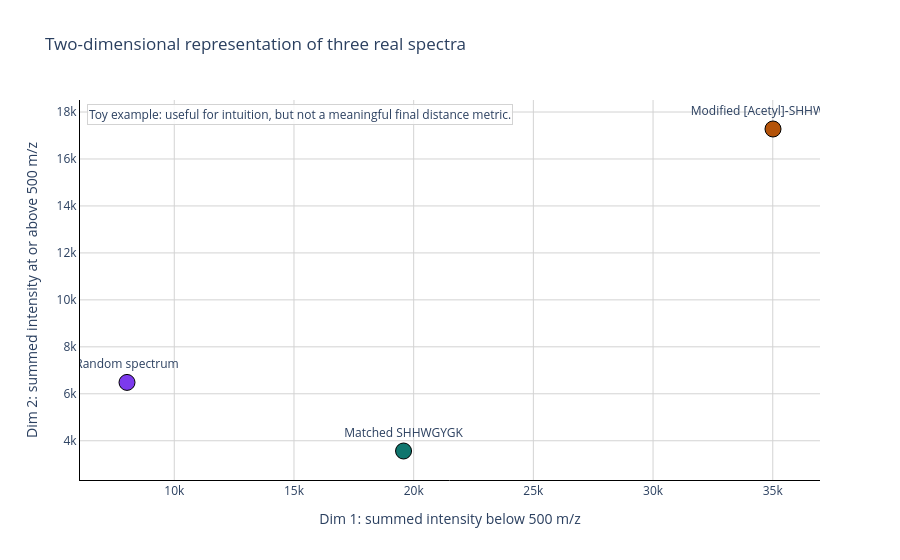

Notebook cell for this chart:
### Markdown cell above
### 2.2.2 Representing spectra in high-dimensional space and introducing similarity

The first step in building clusters is to determine which spectra are most similar to one another. In the case of mass spectra, it's not obvious how to do this! If a mass spectrum has a peak at 1000 m/z, and another spectrum has a peak at 1000.5 m/z, does this make them similar, or different? Should we focus more on the exact mass of the peaks, or the intensities?

We need some way of taking the complex data contained in a mass spectrum and reducing it down into a format that is easier to work with. Namely, lists of numbers, so that we can measure how similar any two spectra are.

We'll define the actual similarity metric (cosine similarity + nearest-neighbor search) shortly in Section 2.6; for now, the key idea is that clustering requires every spectrum to live in the same numeric space.

For this example, we'll try and represent mass spectra in only two dimensions. That will allow us to represent a spectrum as a point in two-dimensional space, and will enable us to build clusters. The graphic below shows what this might look like.

<table style="border: none; border-collapse: collapse;">
<tr style="border: none;">
<td style="border: none; text-align: center; vertical-align: top; padding: 10px;">
<img src="Images/Clustering-1.jpeg" height="1000"><br>
<em>Here, we represent every spectrum in 2 dimensions. For dimension one, we sum up every peak below 500 m/z. For dimension 2, we sum up every peak above 500 m/z. This gives us a 2 dimensional representation of each spectrum. We'll start with two known library spectra that represent peptides A and B.</em>
</td>
<td style="border: none; text-align: center; vertical-align: top; padding: 10px;">
<img src="Images/Clustering-2.jpeg" height="1000"><br>
<em>Here, we start adding more and more spectra. By transforming every new spectrum into the same two-dimensional space, it's easy to compare the incoming experimental spectra to the library spectra that represent A and B, and see which of the library spectra the experimental spectrum is more similar to.</em>
</td>
</tr>
</table>

Below, we will do exactly that with the matched spectrum, the modified spectrum, and one additional random spectrum from the same run. The point is that just because we *can* represent spectra in two dimensions, this doesn't mean that we *should*.  In the example below, we show that with this naive 2D representation the spectrum that was matched to the acetylated form of the peptide SHHWGYGK is as far away as a random spectrum. This encoding is only a toy example that makes the idea of a shared numeric space concrete.

### Code cell
DIMENSION_SPLIT = 500
RANDOM_SCAN_SEED = 7

# This function split our spectrum into two dimensions: the summed intensity of peaks below 500 m/z, and the summed intensity of peaks at or above 500 m/z
def two_dimensional_projection(spectrum, cutoff=DIMENSION_SPLIT):
    mz = np.asarray(spectrum.mz)
    intensity = np.asarray(spectrum.intensity)
    dim1 = float(intensity[mz < cutoff].sum())
    dim2 = float(intensity[mz >= cutoff].sum())
    return dim1, dim2

# This is an unrelated scan, for demonstration purposes
random_scan = 5000
random_spectrum = get_MS2_object(
    mzml_path=demo_mzml_path,
    scan=random_scan,
)

embedding_rows = []
for label, scan, spectrum, color in [
    ('Matched SHHWGYGK', matched_scan, matched_spectrum, '#0f766e'),
    ('Modified [Acetyl]-SHHWGYGK', modified_scan, modified_spectrum, '#b45309'),
    ('Random spectrum', random_scan, random_spectrum, '#7c3aed'),
]:
    dim1, dim2 = two_dimensional_projection(spectrum)
    embedding_rows.append({
        'label': label,
        'scan': scan,
        'dim1': dim1,
        'dim2': dim2,
        'color': color,
        'precursor_mz': spectrum.precursor_mz,
    })

embedding_df = pd.DataFrame(embedding_rows)
plotly_fig = go.Figure()
for row in embedding_df.itertuples(index=False):
    plotly_fig.add_trace(go.Scatter(
        x=[row.dim1],
        y=[row.dim2],
        mode='markers+text',
        text=[row.label],
        textposition='top center',
        marker=dict(size=16, color=row.color, line=dict(color='black', width=1)),
        customdata=[[row.scan, row.precursor_mz]],
        hovertemplate=(
            'Label: %{text}<br>'
            'Scan: %{customdata[0]}<br>'
            'Precursor m/z: %{customdata[1]:.4f}<br>'
            'Dim 1 (< 500 m/z): %{x:.2f}<br>'
            'Dim 2 (>= 500 m/z): %{y:.2f}<extra></extra>'
        ),
        showlegend=False,
    ))

plotly_fig.update_layout(
    title='Two-dimensional representation of three real spectra',
    xaxis_title='Dim 1: summed intensity below 500 m/z',
    yaxis_title='Dim 2: summed intensity at or above 500 m/z',
    plot_bgcolor='white',
    annotations=[
        dict(
            xref='paper',
            yref='paper',
            x=0.01,
            y=0.99,
            text='Toy example: useful for intuition, but not a meaningful final distance metric.',
            showarrow=False,
            bgcolor='rgba(255,255,255,0.85)',
            bordercolor='lightgray',
        )
    ],
)
plotly_fig.update_xaxes(showline=True, linecolor='black', gridcolor='lightgray')
plotly_fig.update_yaxes(showline=True, linecolor='black', gridcolor='lightgray')
display(plotly_fig)

### Figure 1 — Plotly figure (JSON) as saved in the notebook; plotly's stock layout.template omitted (floating-point values rounded to 4 significant figures)
{"data": [{"customdata": [[3220, 486.3]], "hovertemplate": "Label: %{text}<br>Scan: %{customdata[0]}<br>Precursor m/z: %{customdata[1]:.4f}<br>Dim 1 (< 500 m/z): %{x:.2f}<br>Dim 2 (>= 500 m/z): %{y:.2f}<extra></extra>", "marker": {"color": "#0f766e", "line": {"color": "black", "width": 1}, "size": 16}, "mode": "markers+text", "showlegend": false, "text": ["Matched SHHWGYGK"], "textposition": "top center", "type": "scatter", "x": [19580.0], "y": [3564.0]}, {"customdata": [[2940, 507.2]], "hovertemplate": "Label: %{text}<br>Scan: %{customdata[0]}<br>Precursor m/z: %{customdata[1]:.4f}<br>Dim 1 (< 500 m/z): %{x:.2f}<br>Dim 2 (>= 500 m/z): %{y:.2f}<extra></extra>", "marker": {"color": "#b45309", "line": {"color": "black", "width": 1}, "size": 16}, "mode": "markers+text", "showlegend": false, "text": ["Modified [Acetyl]-SHHWGYGK"], "textposition": "top center", "type": "scatter", "x": [35010.0], "y": [17280.0]}, {"customdata": [[5000, 515.1]], "hovertemplate": "Label: %{text}<br>Scan: %{customdata[0]}<br>Precursor m/z: %{customdata[1]:.4f}<br>Dim 1 (< 500 m/z): %{x:.2f}<br>Dim 2 (>= 500 m/z): %{y:.2f}<extra></extra>", "marker": {"color": "#7c3aed", "line": {"color": "black", "width": 1}, "size": 16}, "mode": "markers+text", "showlegend": false, "text": ["Random spectrum"], "textposition": "top center", "type": "scatter", "x": [8025.0], "y": [6484.0]}], "layout": {"annotations": [{"bgcolor": "rgba(255,255,255,0.85)", "bordercolor": "lightgray", "showarrow": false, "text": "Toy example: useful for intuition, but not a meaningful final distance metric.", "x": 0.01, "xref": "paper", "y": 0.99, "yref": "paper"}], "plot_bgcolor": "white", "title": {"text": "Two-dimensional representation of three real spectra"}, "xaxis": {"gridcolor": "lightgray", "linecolor": "black", "showline": true, "title": {"text": "Dim 1: summed intensity below 500 m/z"}}, "yaxis": {"gridcolor": "lightgray", "linecolor": "black", "showline": true, "title": {"text": "Dim 2: summed intensity at or above 500 m/z"}}}}
